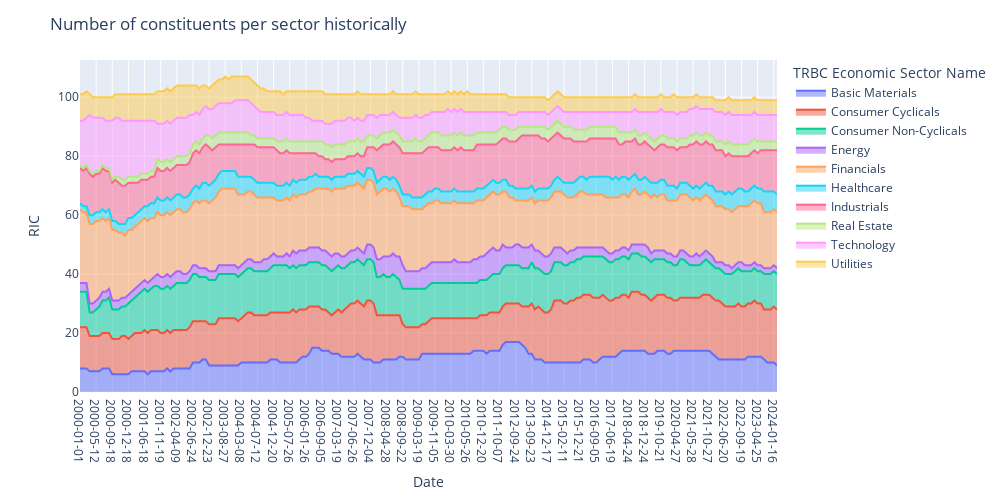

Notebook code cell kept with this figure:
### Markdown cell above
#### Plot the change in number of constituents per sector historically

### Code cell
_sectors = ['Basic Materials','Consumer Cyclicals','Consumer Non-Cyclicals','Technology',
            'Energy', 'Financials','Healthcare','Industrials','Real Estate','Utilities']
fig = px.area(sector_df_grouped[sector_df_grouped['TRBC Economic Sector Name'].isin(_sectors)], 
              x="Date", y="RIC", color="TRBC Economic Sector Name", width=1400, height=600)

fig.update_layout(
    xaxis=dict(
        type='category',
        categoryorder='array',
    ),
    title = 'Number of constituents per sector historically',
    width=1000, height=500
)
fig.show()

### Figure 1 — Plotly figure (JSON) as saved in the notebook; plotly's stock layout.template omitted (floating-point values rounded to 4 significant figures; data arrays with more than 128 entries replaced by an {"elided": "..."} marker saying what was removed)
{"data": [{"fillpattern": {"shape": ""}, "hovertemplate": "TRBC Economic Sector Name=Basic Materials<br>Date=%{x}<br>RIC=%{y}<extra></extra>", "legendgroup": "Basic Materials", "line": {"color": "#636efa"}, "marker": {"symbol": "circle"}, "mode": "lines", "name": "Basic Materials", "orientation": "v", "showlegend": true, "stackgroup": "1", "type": "scatter", "x": {"elided": "217 str values"}, "xaxis": "x", "y": {"elided": "217 int values"}, "yaxis": "y"}, {"fillpattern": {"shape": ""}, "hovertemplate": "TRBC Economic Sector Name=Consumer Cyclicals<br>Date=%{x}<br>RIC=%{y}<extra></extra>", "legendgroup": "Consumer Cyclicals", "line": {"color": "#EF553B"}, "marker": {"symbol": "circle"}, "mode": "lines", "name": "Consumer Cyclicals", "orientation": "v", "showlegend": true, "stackgroup": "1", "type": "scatter", "x": {"elided": "217 str values"}, "xaxis": "x", "y": {"elided": "217 int values"}, "yaxis": "y"}, {"fillpattern": {"shape": ""}, "hovertemplate": "TRBC Economic Sector Name=Consumer Non-Cyclicals<br>Date=%{x}<br>RIC=%{y}<extra></extra>", "legendgroup": "Consumer Non-Cyclicals", "line": {"color": "#00cc96"}, "marker": {"symbol": "circle"}, "mode": "lines", "name": "Consumer Non-Cyclicals", "orientation": "v", "showlegend": true, "stackgroup": "1", "type": "scatter", "x": {"elided": "217 str values"}, "xaxis": "x", "y": {"elided": "217 int values"}, "yaxis": "y"}, {"fillpattern": {"shape": ""}, "hovertemplate": "TRBC Economic Sector Name=Energy<br>Date=%{x}<br>RIC=%{y}<extra></extra>", "legendgroup": "Energy", "line": {"color": "#ab63fa"}, "marker": {"symbol": "circle"}, "mode": "lines", "name": "Energy", "orientation": "v", "showlegend": true, "stackgroup": "1", "type": "scatter", "x": {"elided": "217 str values"}, "xaxis": "x", "y": {"elided": "217 int values"}, "yaxis": "y"}, {"fillpattern": {"shape": ""}, "hovertemplate": "TRBC Economic Sector Name=Financials<br>Date=%{x}<br>RIC=%{y}<extra></extra>", "legendgroup": "Financials", "line": {"color": "#FFA15A"}, "marker": {"symbol": "circle"}, "mode": "lines", "name": "Financials", "orientation": "v", "showlegend": true, "stackgroup": "1", "type": "scatter", "x": {"elided": "217 str values"}, "xaxis": "x", "y": {"elided": "217 int values"}, "yaxis": "y"}, {"fillpattern": {"shape": ""}, "hovertemplate": "TRBC Economic Sector Name=Healthcare<br>Date=%{x}<br>RIC=%{y}<extra></extra>", "legendgroup": "Healthcare", "line": {"color": "#19d3f3"}, "marker": {"symbol": "circle"}, "mode": "lines", "name": "Healthcare", "orientation": "v", "showlegend": true, "stackgroup": "1", "type": "scatter", "x": {"elided": "217 str values"}, "xaxis": "x", "y": {"elided": "217 int values"}, "yaxis": "y"}, {"fillpattern": {"shape": ""}, "hovertemplate": "TRBC Economic Sector Name=Industrials<br>Date=%{x}<br>RIC=%{y}<extra></extra>", "legendgroup": "Industrials", "line": {"color": "#FF6692"}, "marker": {"symbol": "circle"}, "mode": "lines", "name": "Industrials", "orientation": "v", "showlegend": true, "stackgroup": "1", "type": "scatter", "x": {"elided": "217 str values"}, "xaxis": "x", "y": {"elided": "217 int values"}, "yaxis": "y"}, {"fillpattern": {"shape": ""}, "hovertemplate": "TRBC Economic Sector Name=Real Estate<br>Date=%{x}<br>RIC=%{y}<extra></extra>", "legendgroup": "Real Estate", "line": {"color": "#B6E880"}, "marker": {"symbol": "circle"}, "mode": "lines", "name": "Real Estate", "orientation": "v", "showlegend": true, "stackgroup": "1", "type": "scatter", "x": {"elided": "217 str values"}, "xaxis": "x", "y": {"elided": "217 int values"}, "yaxis": "y"}, {"fillpattern": {"shape": ""}, "hovertemplate": "TRBC Economic Sector Name=Technology<br>Date=%{x}<br>RIC=%{y}<extra></extra>", "legendgroup": "Technology", "line": {"color": "#FF97FF"}, "marker": {"symbol": "circle"}, "mode": "lines", "name": "Technology", "orientation": "v", "showlegend": true, "stackgroup": "1", "type": "scatter", "x": {"elided": "217 str values"}, "xaxis": "x", "y": {"elided": "217 int values"}, "yaxis": "y"}, {"fillpattern": {"shape": ""}, "hovertemplate": "TRBC Economic Sector Name=Utilities<br>Date=%{x}<br>RIC=%{y}<extra></extra>", "legendgroup": "Utilities", "line": {"color": "#FECB52"}, "marker": {"symbol": "circle"}, "mode": "lines", "name": "Utilities", "orientation": "v", "showlegend": true, "stackgroup": "1", "type": "scatter", "x": {"elided": "217 str values"}, "xaxis": "x", "y": {"elided": "217 int values"}, "yaxis": "y"}], "layout": {"height": 500, "legend": {"title": {"text": "TRBC Economic Sector Name"}, "tracegroupgap": 0}, "margin": {"t": 60}, "title": {"text": "Number of constituents per sector historically"}, "width": 1000, "xaxis": {"anchor": "y", "categoryorder": "array", "domain": [0, 1], "title": {"text": "Date"}, "type": "category"}, "yaxis": {"anchor": "x", "domain": [0, 1], "title": {"text": "RIC"}}}}
